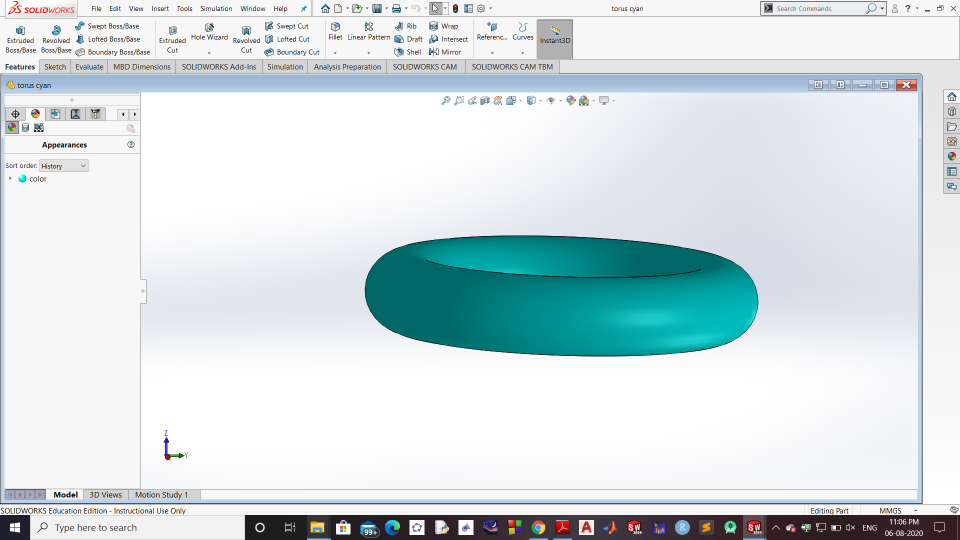
#> input picture cyan.png, 1920 x 1080 px (shown at 1/2 size)
$ python cvshapes.py   (older library calls are emulated)
#> lines starting #> are read from the running program, lines starting #| are printed output that depends on the picture; after the words box and inside, x2 and y2 are one past the last pixel; in counts of white or black regions, pixels touching at a corner belong together
import cv2
import numpy as np

#img=cv2.imread()

def load(img_name):
#> called with img_name = 'cyan.png'
  img=cv2.imread(img_name,1)
#> img is the input picture: shape (1080, 1920, 3); mean B, G, R 226.1, 223, 211.3
  img=cv2.resize(img,(960,540))
#> img: shape (540, 960, 3)
  img_new=img[106:488,245:780]
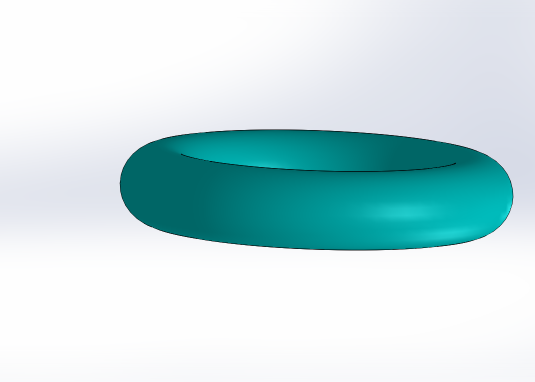
#> img_new: shape (382, 535, 3); mean B, G, R 225.6, 223.2, 196.4
  return img_new

#if using solid work images and want to crop out some stuff
cv_image=load('cyan.png')

#Otherwise
#cv_image=cv2.imread('b.png')

gray = cv2.cvtColor(cv_image, cv2.COLOR_BGR2GRAY)
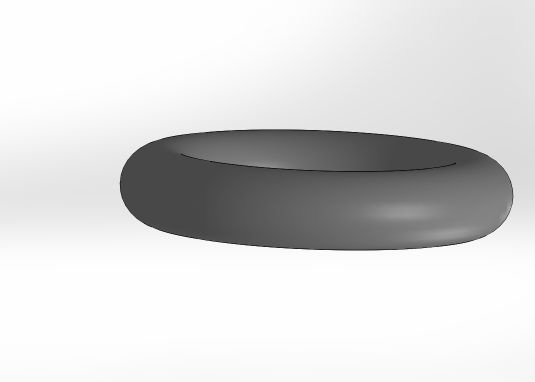
#> gray: shape (382, 535); min 13, max 254, mean 215.5
_,thresh = cv2.threshold(gray,230,255,cv2.THRESH_BINARY_INV)
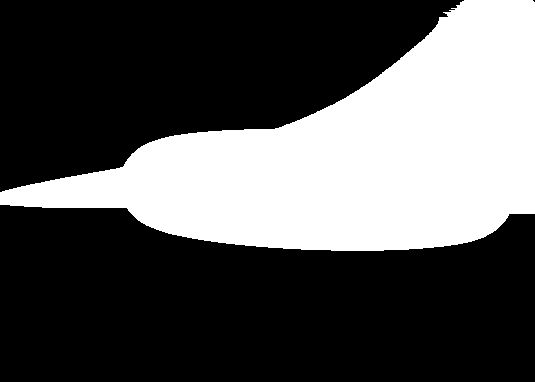
#> thresh: shape (382, 535); 33.2% white; 1 white region
_, contours, hierarchy= cv2.findContours(thresh,cv2.RETR_TREE,cv2.CHAIN_APPROX_SIMPLE)
#> contours = 1 contour; box (x1, y1, x2, y2) and area: (0, 0, 535, 251) 67104


ind=0
dist=800
for i in range(len(contours)) :
	M = cv2.moments(contours[i])
	cx = int(M['m10']/M['m00'])
	cy = int(M['m01']/M['m00'])
	b=cv_image.shape[1]//2
	if abs(b-cx)<dist :
		dist=abs(b-cx)
		ind=i
#> this loop made 1 pass
#> (cx, cy, b, dist, ind) on pass 1: (353, 155, 267, 86, 0)
#> after the loop, dist = 86; ind = 0

cnt=contours[ind]
#> cnt = contour of 365 points, box (x1, y1, x2, y2) (0, 0, 535, 251), area 67104
x,y,w,h=cv2.boundingRect(cnt)
#> x = 0; y = 0; w = 535; h = 251
cx=x+w//2
#> cx = 267
cy=y+h//2
#> cy = 125
img=cv_image[int(max(cy-1.2*h//2,0)):int(min(cy+1.2*h//2,800)),int(max(cx-1.2*w//2,0)):int(min(cx+1.2*w//2,800))]
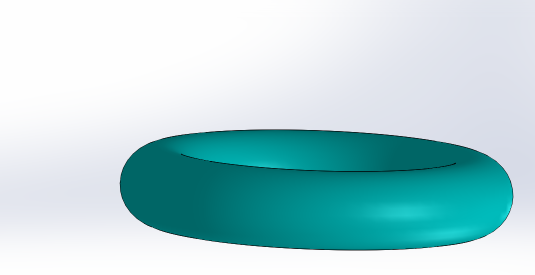
#> img: shape (275, 535, 3); mean B, G, R 214.9, 211.8, 174.7

#img is the processed image which is a closely cropped image of the object at the centre with a padding of 0.4 times dimensions.

img_rgb=img.copy()
img_hsv=cv2.cvtColor(img,cv2.COLOR_BGR2HSV)
#> img_hsv: shape (275, 535, 3); mean H, S, V 85.1, 73.3, 214.9
gray = cv2.cvtColor(img, cv2.COLOR_BGR2GRAY)
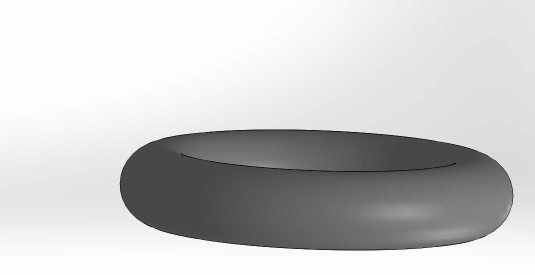
#> gray: shape (275, 535); min 13, max 254, mean 201.1

_,thresh = cv2.threshold(gray,230,255,cv2.THRESH_BINARY_INV)
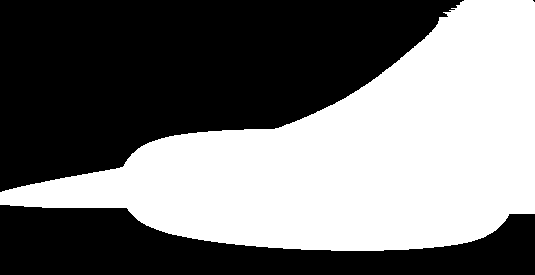
#> thresh: shape (275, 535); 46.1% white; 1 white region, box (x1, y1, x2, y2) and area: (0, 0, 535, 251) 67774
_, contours, hierarchy= cv2.findContours(thresh,cv2.RETR_TREE,
	cv2.CHAIN_APPROX_SIMPLE)
#print(len(contours))
area=0
for cnts in contours:
	if cv2.contourArea(cnts)>area:
		cnt=cnts
		area=cv2.contourArea(cnts)
#> this loop made 1 pass
#> area on pass 1: 67103.5
#> after the loop, area = 67103.5

peri=cv2.arcLength(cnt,True)
#> peri = 1443.8
epsilon=0.01*peri
#> epsilon = 14.44
approx=cv2.approxPolyDP(cnt,epsilon,True)
#> approx = contour of 9 points, box (x1, y1, x2, y2) (0, 0, 535, 248), area 66413
img=cv2.drawContours(img,[cnt],0,(0,255,0),3)
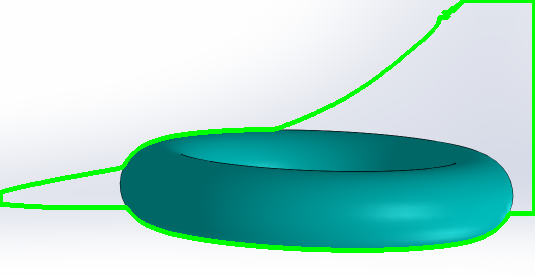
#> img: shape (275, 535, 3); 4.08% of pixels changed, all inside (x1, y1, x2, y2) = (0, 0, 535, 253)

x,y,w,h=cv2.boundingRect(cnt)

_,(wr,hr),_=cv2.minAreaRect(cnt)
#> wr = 570.7; hr = 226.3

ellipse=cv2.fitEllipse(cnt)
#> ellipse = ((-10646.7, 2577), (886.9, 22094), 0)
img = cv2.ellipse(img,ellipse,(0,0,255),2)
a=ellipse[1][0]
#> a = 886.9
b=ellipse[1][1]
#> b = 22094

if len(approx)<=6 :
	shape="cuboid"

elif 0.95<w*1.0/h<1.05 :
	shape="sphere"
elif wr*hr>w*h+0.1*area :
	shape="cone"
elif w*1.0/h<1.5 :
	shape="it's tall not wide"
elif abs(0.786*a*b-area)<0.1*area:
	shape="torus"
else :
	shape="cylinder"

mask=np.zeros_like(gray)
mask=cv2.drawContours(mask,[cnt],0,255,-1)
cv2.imshow('mask',mask)

mask=mask/255.0
num=np.sum(mask)
#> num = 67774

#average value of r,g,b over the contour
r=np.sum(img_rgb[:,:,2]*mask)/num
#> r = 91.04
g=np.sum(img_rgb[:,:,1]*mask)/num
#> g = 170.7
b=np.sum(img_rgb[:,:,0]*mask)/num
#> b = 174.5

color="unidentified"

if (r-g)**2+(g-b)**2+(b-r)**2<100 :
	# if r,g,b are close enough, the colour is some shade of gray
	bright=np.sum(gray*mask)/num
	if bright<20 :
		color="black"
	else :
		color="gray"

else :
	img_hsv=img_hsv*1.0
#> img_hsv: shape (275, 535, 3) float64; mean H, S, V 85.1, 73.3, 214.9
	# average hue value over the contour
	hue=np.sum(mask*img_hsv[:,:,0])/np.sum(mask)
#> hue = 99.01
	if hue<=7 :
		color="red"
	elif hue<=23 :
		color="brown"
	elif hue<=45:
		color="yellow"
	elif hue<=75:
		color="green"
	elif hue<=105:
		color="cyan"
	elif hue<=150:
		color="navy_blue"
	else :
		color="red"

print(shape)
print(color)
cv2.imshow('frame',img)
cv2.waitKey(0)
cv2.destroyAllWindows()

$ run again, with a.png copied over cyan.png
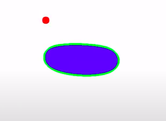
#> input picture a.png, 166 x 121 px
#> in load, img is the input picture: shape (121, 166, 3); mean B, G, R 244.1, 223.9, 229.8
#> `_,thresh = cv2.threshold(gray,230,255,cv2.THRESH_BINARY_INV)`:
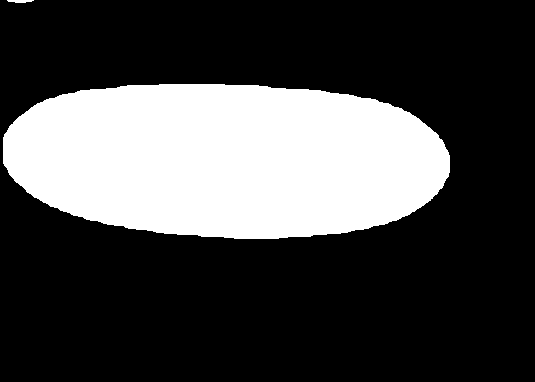
#> thresh: shape (382, 535); 27.8% white; 2 white regions
#> `_, contours, hierarchy= cv2.findContours(thresh,cv2.RETR_TREE,cv2.CHAI..`: contours = 2 contours; box (x1, y1, x2, y2) and area: (3, 84, 450, 239) 56263, (7, 0, 34, 3) 35
#> the loop `for i in range(len(contours)) :` made 2 passes
#> (cx, cy, b, dist, ind) on pass 1: (226, 159, 267, 41, 0)
#> after the loop `for i in range(len(contours)) :`: dist = 41; ind = 0
#> `cnt=contours[ind]`: cnt = contour of 304 points, box (x1, y1, x2, y2) (3, 84, 450, 239), area 56263
#> `x,y,w,h=cv2.boundingRect(cnt)`: x = 3; y = 84; w = 447; h = 155
#> `cx=x+w//2`: cx = 226
#> `cy=y+h//2`: cy = 161
#> `_, contours, hierarchy= cv2.findContours(thresh,cv2.RETR_TREE, cv2.CHA..`: contours = 1 contour; box (x1, y1, x2, y2) and area: (3, 16, 450, 171) 56263
#> the loop `for cnts in contours:` made 1 pass
#> area on pass 1: 56263
#> after the loop `for cnts in contours:`: area = 56263; cnt = contour of 304 points, box (x1, y1, x2, y2) (3, 16, 450, 171), area 56263
#> peri = 1065.3
#> epsilon = 10.65
#> approx = contour of 11 points, box (x1, y1, x2, y2) (3, 17, 450, 169), area 53274
#> `x,y,w,h=cv2.boundingRect(cnt)`: y = 16
#> wr = 153.6; hr = 446.8
#> ellipse = ((225.5, 90.51), (159.1, 460.1), 92.13)
#> `img = cv2.ellipse(img,ellipse,(0,0,255),2)`:
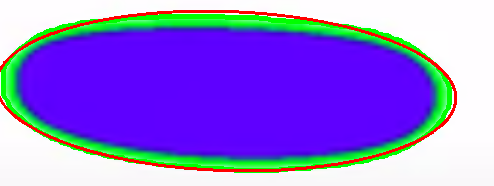
#> img: shape (186, 494, 3); mean B, G, R 218, 118.3, 143.7
#> a = 159.1
#> `b=ellipse[1][1]`: b = 460.1
#> mask: shape (186, 494) float64; values 0 (black) and 1 (white), 61.8% white; 1 black region, box (x1, y1, x2, y2) and area: (0, 0, 494, 186) 35135
#> num = 56749
#> r = 83.63
#> g = 49.01
#> `b=np.sum(img_rgb[:,:,0]*mask)/num`: b = 218.5
#> hue = 117.7
